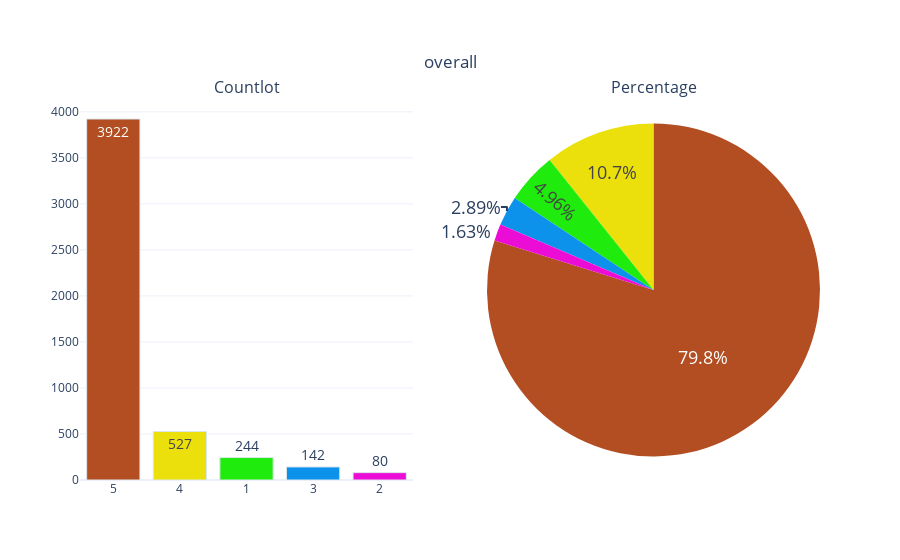

The cell this chart's notebook holds for it:
### Markdown cell above
CATAGORICAL VARIABLE ANALYSIS

### Code cell
constraints  = ['#B34D22' ,'#EBE00C' , '#1FEB0C' , '#0C92EB' , '#EB0CD5']
def categorical_variable_summary(df,column_name):
    fig = make_subplots(rows=1,cols=2, subplot_titles=('Countlot','Percentage'), specs =[[{"type": "xy"} , {"type" : 'domain'}]])

    fig.add_trace(go.Bar( y=df[column_name].value_counts().values.tolist(),
    x=[str(i) for i in df[column_name].value_counts().index],
    text = df[column_name].value_counts().values.tolist(), 
    textfont = dict(size=14),
    name = column_name , 
    textposition ='auto' , 
    showlegend =False , 
    marker=dict(color= constraints ,
    line = dict(color='#DBE6EC',
    width = 1))),row=1 , col =1 )

    fig.add_trace(go.Pie(labels=df[column_name].value_counts().keys() , 
    values = df[column_name].value_counts().values ,
    textfont= dict(size = 18),
    textposition='auto',
    showlegend=False,
    name = column_name , 
    marker= dict(colors =constraints)), row =1 , col =2)

    fig.update_layout(title = {
        'text':column_name,
        'y':0.9,
        'x':0.5,
        'xanchor':'center',
        'yanchor':'top',

    } , template ='plotly_white')

    iplot(fig) 

categorical_variable_summary(df, 'overall')

### Figure 1 — Plotly figure (JSON) as saved in the notebook; plotly's stock layout.template omitted (floating-point values rounded to 4 significant figures)
{"data": [{"marker": {"color": ["#B34D22", "#EBE00C", "#1FEB0C", "#0C92EB", "#EB0CD5"], "line": {"color": "#DBE6EC", "width": 1}}, "name": "overall", "showlegend": false, "text": ["3922", "527", "244", "142", "80"], "textfont": {"size": 14}, "textposition": "auto", "type": "bar", "x": ["5", "4", "1", "3", "2"], "xaxis": "x", "y": [3922, 527, 244, 142, 80], "yaxis": "y"}, {"domain": {"x": [0.55, 1], "y": [0, 1]}, "labels": [5, 4, 1, 3, 2], "marker": {"colors": ["#B34D22", "#EBE00C", "#1FEB0C", "#0C92EB", "#EB0CD5"]}, "name": "overall", "showlegend": false, "textfont": {"size": 18}, "textposition": "auto", "type": "pie", "values": [3922, 527, 244, 142, 80]}], "layout": {"annotations": [{"font": {"size": 16}, "showarrow": false, "text": "Countlot", "x": 0.225, "xanchor": "center", "xref": "paper", "y": 1, "yanchor": "bottom", "yref": "paper"}, {"font": {"size": 16}, "showarrow": false, "text": "Percentage", "x": 0.775, "xanchor": "center", "xref": "paper", "y": 1, "yanchor": "bottom", "yref": "paper"}], "title": {"text": "overall", "x": 0.5, "xanchor": "center", "y": 0.9, "yanchor": "top"}, "xaxis": {"anchor": "y", "domain": [0, 0.45]}, "yaxis": {"anchor": "x", "domain": [0, 1]}}}
